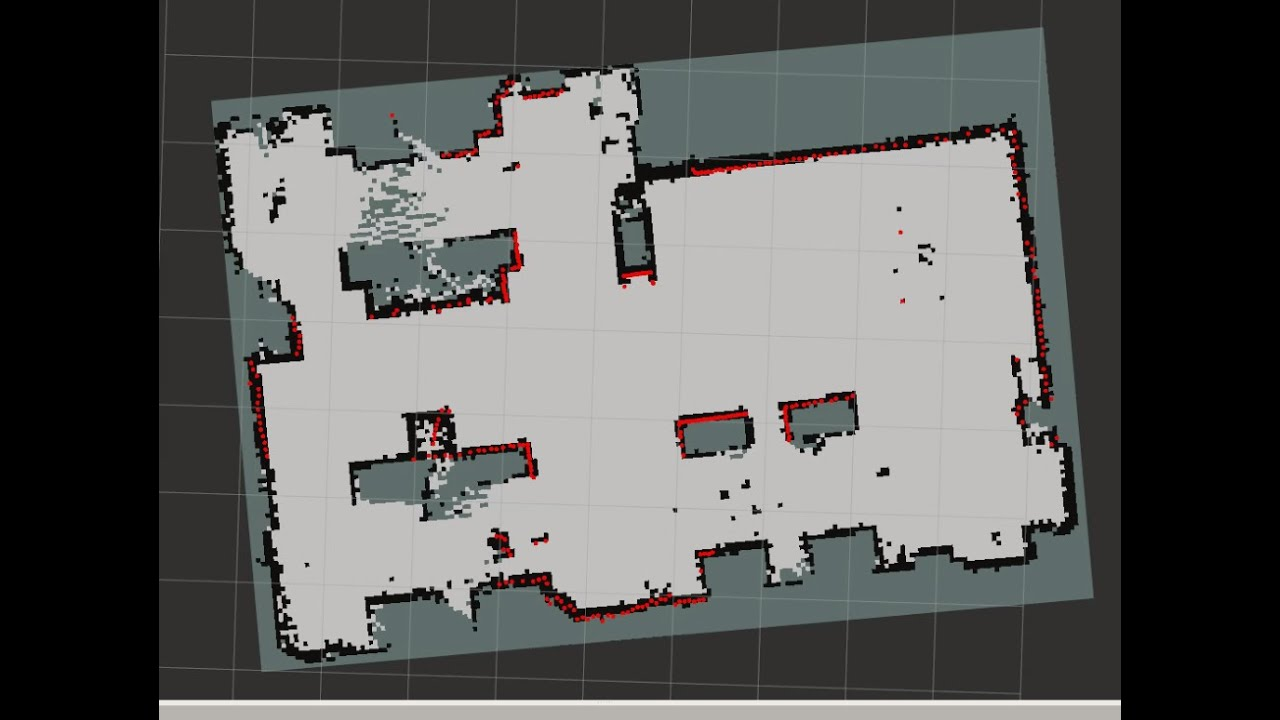
#> input picture pic/slam.jpg, 1280 x 720 px, given in place of 001.jpg, which was not available
$ jupyter execute --allow-errors Untitled.ipynb
#> lines starting #> are read from the running program, lines starting #| are printed output that depends on the picture; after the words box and inside, x2 and y2 are one past the last pixel; in counts of white or black regions, pixels touching at a corner belong together; pictures that were not available may be replaced by others from this repository, and a replacement may not be noted
#> (a cell that did not finish here is left out)

[cell 2]
import cv2
from matplotlib import pyplot as plt
img = cv2.imread('FIles/001.jpg')
#> img is the input picture: shape (720, 1280, 3); mean B, G, R 92, 93.3, 93.1

[cell 3]
type(img)

[cell 4]
img.shape
#> Out = (720, 1280, 3)

[cell 5]
plt.imshow(img[:,:,::-1]);

[cell 6]
hsv = cv2.cvtColor(img , cv2.COLOR_BGR2HSV)
#> hsv: shape (720, 1280, 3); mean H, S, V 30.1, 15.1, 95.2
plt.imshow(hsv[:,:,::-1]);

#> (a cell that did not finish here is left out)

#> (a cell that did not finish here is left out)

[cell 9]
bgr = cv2.cvtColor(hsv , cv2.COLOR_HSV2BGR)
plt.imshow(bgr[:,:,::-1]);

#> (a cell that did not finish here is left out)

[cell 11]
yCr= cv2.cvtColor(img,cv2.COLOR_RGB2YCrCb)
#> yCr: shape (720, 1280, 3); mean of channels 0, 1, 2 93.1, 127.4, 128.2
plt.imshow(yCr[:,:,::-1]);
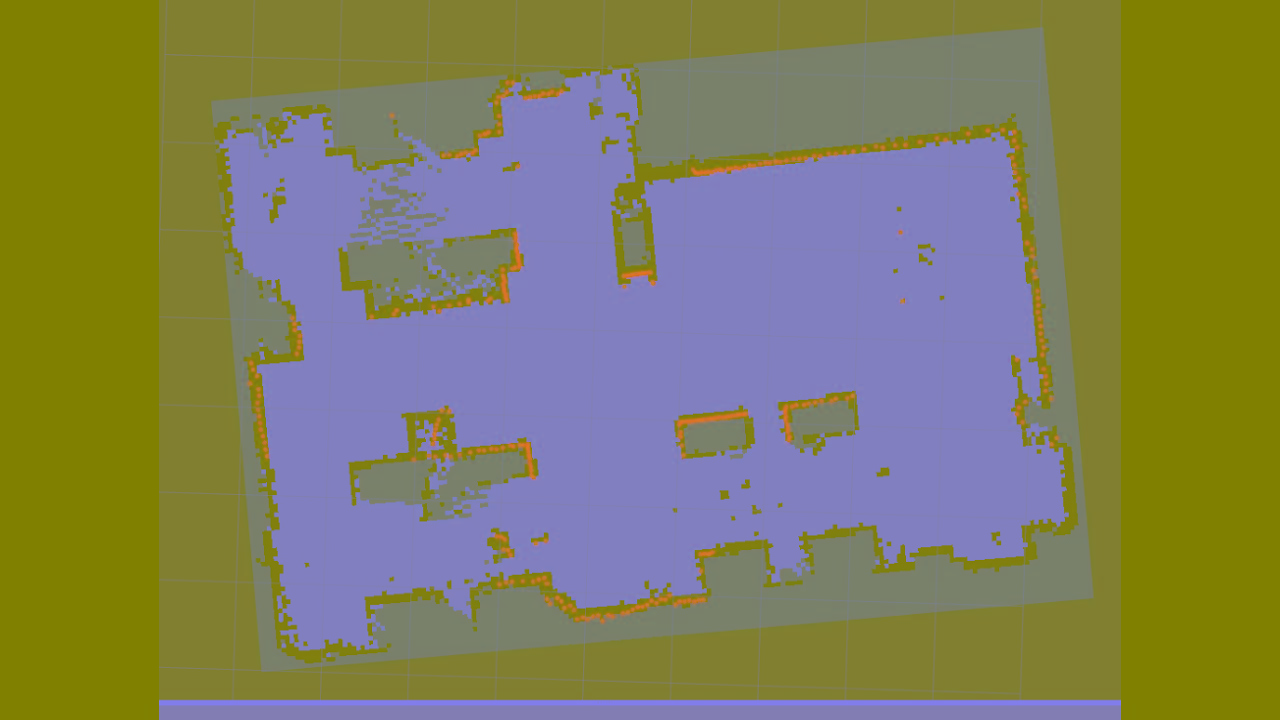
#> shown: shape (720, 1280, 3); mean R, G, B 128.2, 127.4, 93.1

#> (a cell that did not finish here is left out)

#> (a cell that did not finish here is left out)

#> (a cell that did not finish here is left out)

[cell 15]
roi = img [50:150,50:150]
#> roi: shape (100, 100, 3); every value is 0

[cell 16]
plt.imshow(roi[:,:,::-1]);

[cell 17]
copy =img.copy()
copy[0:100,200:300]=roi
plt.imshow(copy[:,:,::-1]);

[cell 18]
plt.imshow(copy[:,:,::-1]);

[cell 19]
copy [250:300,250:500]=[255,0,0]
plt.imshow(copy[:,:,::-1]);

[cell 20]
logo = cv2.imread('FIles/tekomoro.png')
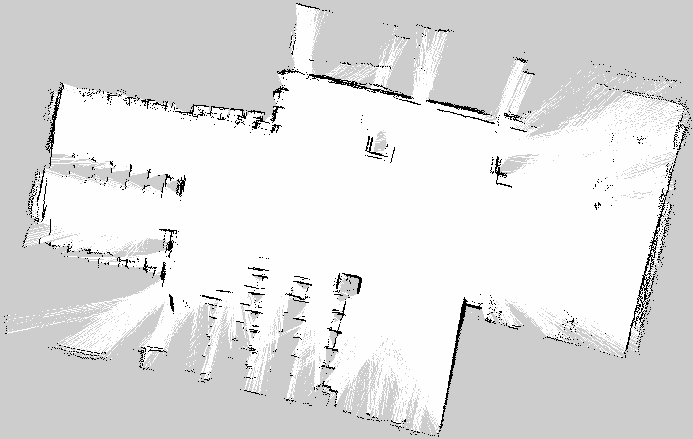
#> input picture pic/library_map.pgm, 693 x 439 px, given in place of tekomoro.png, which was not available
#> logo is the input picture: shape (439, 693, 3); min 0, max 254, mean 223.3

[cell 21]
plt.imshow(logo[:,:,::-1]);

[cell 22]
logo.shape
#> Out = (439, 693, 3)

[cell 23]
img.shape
#> Out = (720, 1280, 3)

[cell 24]
logo = cv2.resize(logo, (400,100))
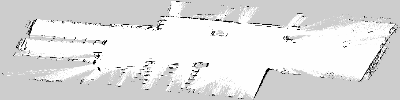
#> logo: shape (100, 400, 3); min 0, max 254, mean 223.4
plt.imshow(logo[:,:,::-1]);

[cell 25]
logo.shape
#> Out = (100, 400, 3)

[cell 26]
copy [100:200 , 0:400] =logo
#> copy: shape (720, 1280, 3); mean B, G, R 99.9, 97.7, 97.6
plt.imshow(copy[:,:,::-1]);

#> (a cell that did not finish here is left out)

[cell 28]
sub = img[0:100 ,0:400]
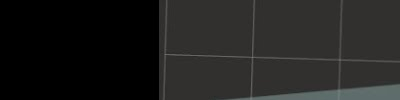
#> sub: shape (100, 400, 3); mean B, G, R 30.7, 31.8, 31.9
plt.imshow(sub[:,:,::-1]);

[cell 29]
out = cv2.addWeighted(sub,0.5,logo,0.5,0)
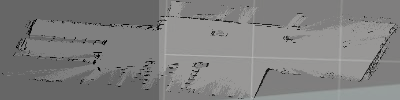
#> out: shape (100, 400, 3); mean B, G, R 127, 127.4, 127.6
plt.imshow(out[:,:,::-1]);

[cell 30]
copy = img.copy()
copy[0:100 , 0:400] =out
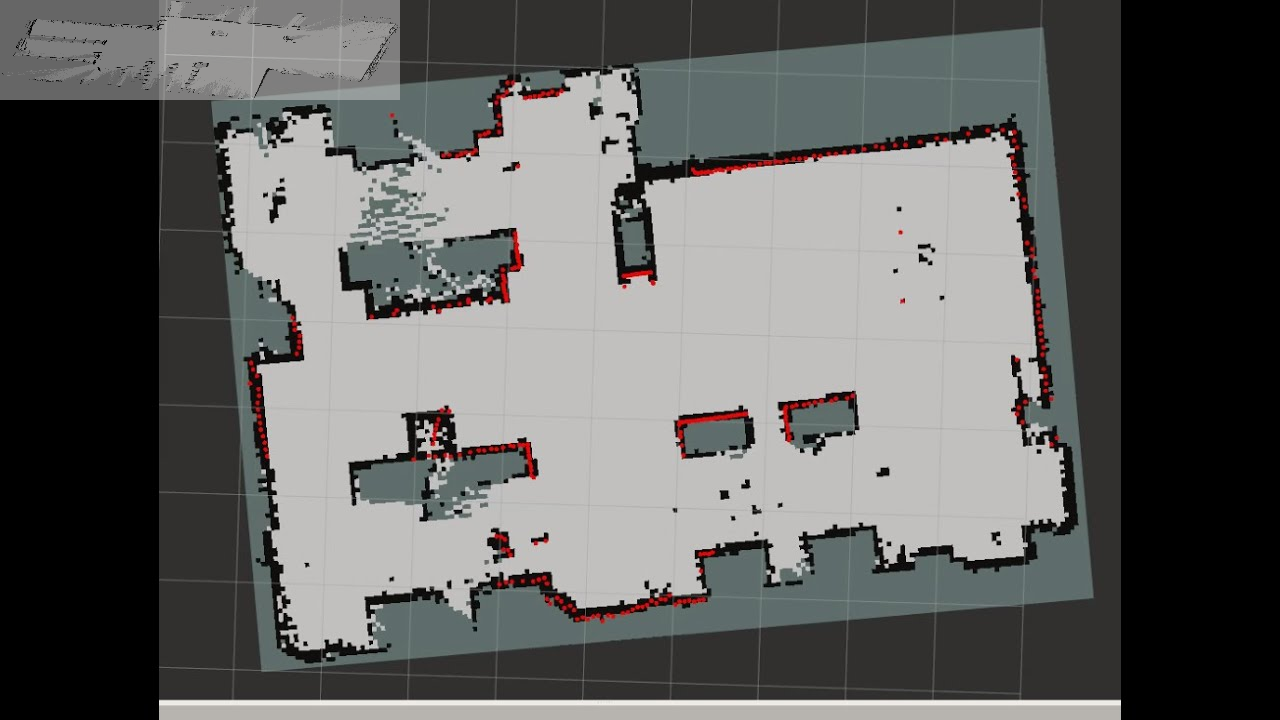
#> copy: shape (720, 1280, 3); 4.33% of pixels changed, all inside (x1, y1, x2, y2) = (0, 0, 400, 100)
plt.imshow(copy[:,:,::-1]);

[cell 31]
out= img.copy()

[cell 32]
out[0:100 ,0:400] =cv2.addWeighted(img[0:100,0:400],0.5,logo,0.5,0);
plt.imshow(out[:,:,::-1]);

[cell 33]
import cv2
import numpy as np

img = np.zeros((300,300,3),np.uint8)

out = cv2.VideoWriter(
    'out.avi',
    cv2.VideoWriter_fourcc(*'MJPG'),
    10,
    (300,300)
)

for i in range(100):

    img[:]=np.random.randint(0,255, size =3)
    out.write(img)
    cv2.imshow('Image',img)
    k=cv2.waitKey(200)
    if k== ord('q'):
        break
#> this loop made 1 pass; (key q is pressed on pass 1)
out.release()
cv2.destroyAllWindows()

[cell 34]
import cv2
import numpy as np
from random import randint
while 1:
    img = np.zeros((200,500,3),np.uint8)
    x= randint(0 ,img.shape[0]-1)
    img[x,:,:]=np.random.randint(0,255, size =3)

    y= randint(0 ,img.shape[1])
    img[:,y,:]=np.random.randint(0,255, size =3)

    cv2.imshow('Image',img)
    k=cv2.waitKey(200)
#> (key q is pressed here)
    if k== ord('q'):
        break
cv2.destroyAllWindows()

[cell 35]
import numpy as np
x= np.array(
    [
        [
    [1,2,3],
    [4,5,6],
    [4,5,6]
],
[
    [1,2,3],
    [4,5,6],
    [4,5,6]
],
    [

    [1,2,3],
    [4,5,6],
    [4,5,6]
    ]
    ]
)

[cell 36]
x

#> (a cell that did not finish here is left out)

[cell 38]
cap = cv2.VideoCapture('FIles/11_output.avi')
cnt=0
while (cap.isOpened()):
    ret, frame =cap.read()
    if(ret):
        cnt +=1
        cv2.imshow('Fram', frame)
        k=cv2.waitKey(1000)
#> (key q is pressed here)
        if k == ord('q'):
            break
        elif k == ord('s'):
            cv2.imwrite('FIles/out_{}.jpg'.format(cnt),img)
    else:
        break


cv2.destroyAllWindows()

[cell 39]
ord('q')

[cell 40]
cv2.imwrite('FIles/out.jpg',img)

[cell 41]
import cv2
import numpy as np

def nothing(x):
    pass

cv2.namedWindow('image')

cv2.createTrackbar('val','image',0,500,nothing)

img= np.zeros((500,500,1), np.uint8)


while 1:
    val= cv2.getTrackbarPos('val','image')
    img[:] = val

    cv2.imshow('image',img)
    k= cv2.waitKey(1)
#> (key q is pressed here)
    if k == ord('q'):
        break
cv2.destroyAllWindows()

[cell 42]
img= np.zeros((500,500,1), np.uint8)
img[:]

[cell 43]
import cv2
import numpy as np

def nothing(x):
    pass

cv2.namedWindow('Image')

cv2.createTrackbar('r','Image',0,255,nothing)
cv2.createTrackbar('g','Image',0,255,nothing)
cv2.createTrackbar('b','Image',0,255,nothing)


img= np.zeros((500,500,3), np.uint8)


while 1:
    r = cv2.getTrackbarPos('r','Image')
    g = cv2.getTrackbarPos('g','Image')
    b = cv2.getTrackbarPos('b','Image')


    #img[:,:,0] = b
    #img[:,:,1] = g
    #img[:,:,2] = r

    img[:] = [b,g,r]


    cv2.imshow('Image',img)
    k= cv2.waitKey(1)
#> (key q is pressed here)
    if k == ord('q'):
        break
cv2.destroyAllWindows()

[cell 44]
import cv2
import numpy as np

def nothing(x):
    pass

cap = cv2.VideoCapture('FIles/11_output.avi')

cv2.createTrackbar('val','FIles/11_output.avi',0,500,nothing)

img= np.zeros((500,500,1), np.uint8)


while 1:
    val= cv2.getTrackbarPos('val','image')
    img[:] = val

    cv2.imshow('image',img)
    k= cv2.waitKey(1)
#> (key q is pressed here)
    if k == ord('q'):
        break
cv2.destroyAllWindows()

[cell 45]
import cv2
import numpy as np
from random import randint

def nothing(x):
    pass

cv2.namedWindow('Image')

img= np.zeros((500,500,3), np.uint8)

cun=0
while 1:
    r = np.random.randint(0,255)
    g = np.random.randint(0,255)
    b = np.random.randint(0,255)


    img[:,:,0] = b
    img[:,:,1] = g
    img[:,:,2] = r


    cv2.imshow('Image',img)
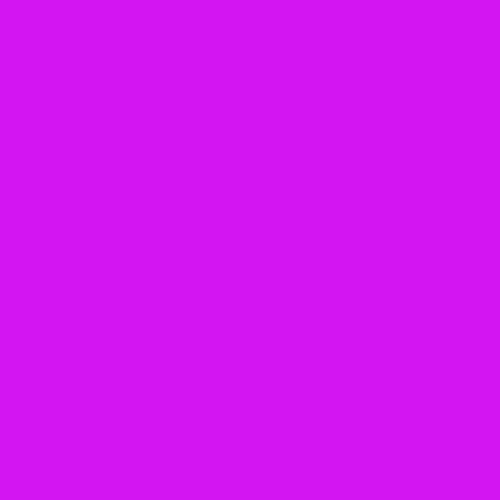
#> window 'Image': shape (500, 500, 3); mean B, G, R 242, 21, 211
    k= cv2.waitKey(100)
#> (key q is pressed here)
    cun += 1
    if k == ord('q'):
        break
    elif cun>50:
        break
cv2.destroyAllWindows()

[cell 46]
import cv2
import numpy as np
from random import randint

def nothing(x):
    pass

cv2.namedWindow('Image')

frame= np.zeros((500,500,3), np.uint8)

cun=0
while 1:

    r = np.random.randint(0,255)
    g = np.random.randint(0,255)
    b = np.random.randint(0,255)


    img[:,:,0] = b
    img[:,:,1] = g
    img[:,:,2] = r


    cv2.imshow('Image',img)
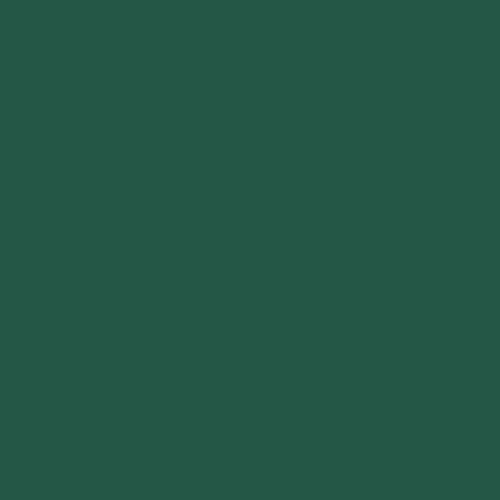
#> window 'Image': shape (500, 500, 3); mean B, G, R 70, 87, 36
    k= cv2.waitKey(100)
#> (key q is pressed here)
    cun += 1
    if k == ord('q'):
        break

    elif cun>60:
        break
cv2.destroyAllWindows()

[cell 47]
import cv2
import numpy as np
import random

height = 384
width = 384
blank_image = np.zeros((height, width, 3), np.uint8)

num_scratches= random.randint(0,5)
for _ in range(num_scratches):
    row_random = random.randint(20,370)
    blank_image[row_random:(row_random+1), row_random:(row_random+random.randint(25,75))] = (255,255,255)

cv2.imshow("synthetic", blank_image)
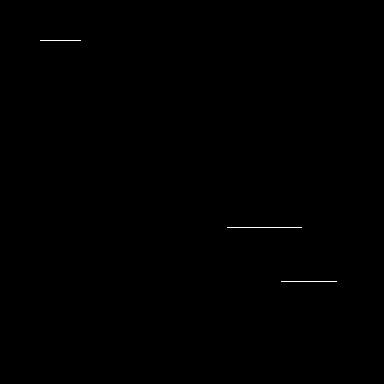
#> window 'synthetic': shape (384, 384, 3); 0.12% white in thin lines or dots, all inside (x1, y1, x2, y2) = (40, 40, 337, 282)
cv2.waitKey(0)
cv2.destroyAllWindows()

[cell 48]
import numpy as np
from matplotlib import pyplot as plt

[cell 49]
img=np.zeros((256,256), np.uint8)

[cell 50]
img.shape

#> (a cell that did not finish here is left out)

[cell 52]
img[-5,:] =255
plt.imshow(img ,cmap ='gray');

[cell 53]
img[25,:] =300
plt.imshow(img ,cmap ='gray');

[cell 54]
import cv2
import numpy as np


image = np.zeros((500, 500), np.uint8)

def nothing(x):
    pass

cv2.namedWindow('Image')

#> (the rest of this cell did not finish here and is left out)

#> (a cell that did not finish here is left out)

[cell 56]
import cv2
import numpy as np

[cell 57]
img =cv2.imread('FIles/11_output.avi')
#> (the rest of this cell did not finish here and is left out)

[cell 58]
import cv2
import numpy as np
from matplotlib import pyplot as plt

#> (a cell that did not finish here is left out)

[cell 60]
img.shape
#> Out = (439, 693, 3)

[cell 61]
img[-5,:]=255
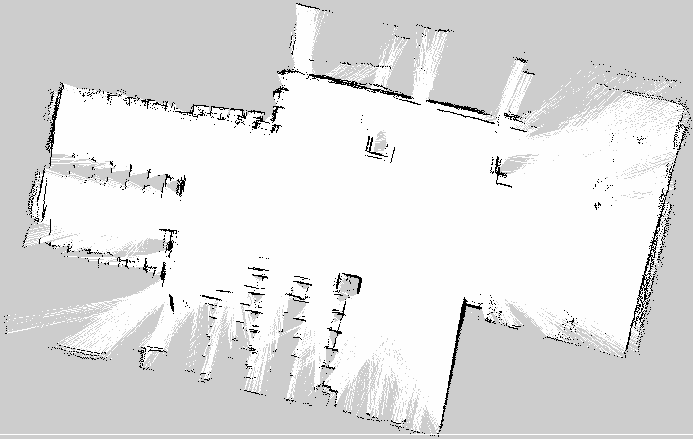
#> img: shape (439, 693, 3); 0.23% of pixels changed, all inside (x1, y1, x2, y2) = (0, 434, 693, 435)
plt.imshow(img,cmap='gray');

[cell 62]
img[-5,:]=255
plt.imshow(img,);

[cell 63]
img[99,99]=255
#> img: shape (439, 693, 3); under 0.01% of pixels changed, all inside (x1, y1, x2, y2) = (99, 99, 100, 100)
plt.imshow(img,cmap='gray');
